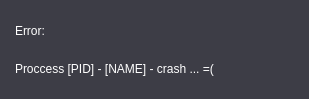
<?xml version="1.0" encoding="UTF-8"?>
<ui version="4.0">
 <class>MonitorPush</class>
 <widget class="QDialog" name="MonitorPush">
  <property name="geometry">
   <rect>
    <x>0</x>
    <y>0</y>
    <width>309</width>
    <height>99</height>
   </rect>
  </property>
  <property name="windowTitle">
   <string>Push message</string>
  </property>
  <property name="styleSheet">
   <string notr="true">background: #3D3D46;
border: 1px solid #7B59FF;
border-radius: 4px;
border: none;
</string>
  </property>
  <layout class="QGridLayout" name="gridLayout">
   <property name="leftMargin">
    <number>15</number>
   </property>
   <property name="topMargin">
    <number>15</number>
   </property>
   <property name="rightMargin">
    <number>15</number>
   </property>
   <property name="bottomMargin">
    <number>15</number>
   </property>
   <item row="1" column="0" colspan="2">
    <widget class="QLabel" name="labelMessage">
     <property name="styleSheet">
      <string notr="true">color: #ffffff</string>
     </property>
     <property name="text">
      <string>Proccess [PID] - [NAME] - crash ... =(</string>
     </property>
    </widget>
   </item>
   <item row="0" column="0" colspan="2">
    <widget class="QLabel" name="labelError">
     <property name="styleSheet">
      <string notr="true">color: #ffffff</string>
     </property>
     <property name="text">
      <string>Error:</string>
     </property>
    </widget>
   </item>
  </layout>
 </widget>
 <resources/>
 <connections/>
</ui>
